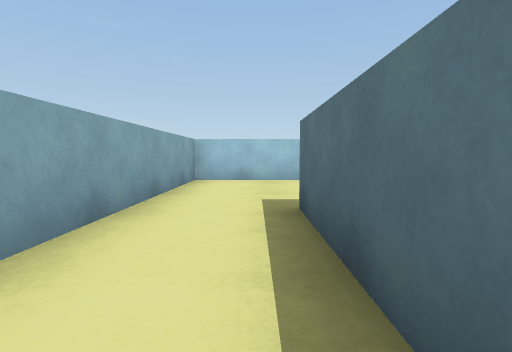
View 1 (above)

21 first-person views from a walk through a scene from a Unity 3-D project. The camera is 0.31 m above the floor, tilts 4° down and sees 80° across. The floor is counted in squares, 0.5 m on a side. Each view is taken from the middle of a square. On the plan, view 1 faces up. The plan holds only what a view shows up to about 9 squares ahead; the rest is blank. The place goes on beyond the plan. The player character is not drawn. Surface patterns are stand-ins for the level's own textures.

View 2
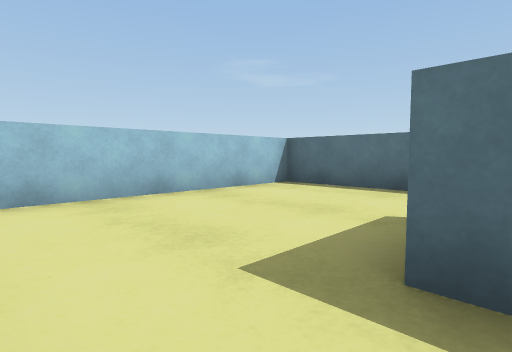

View 3
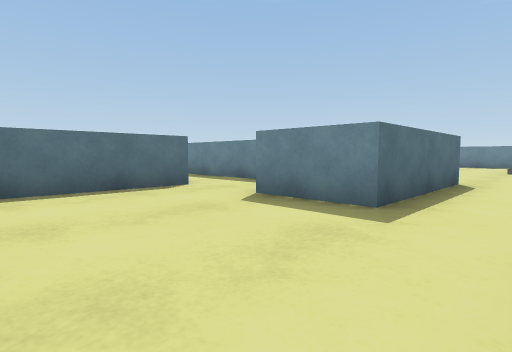

View 4
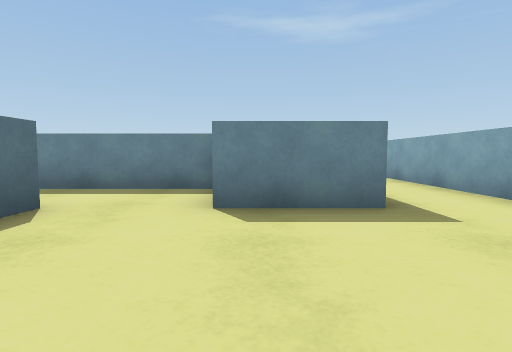

View 5
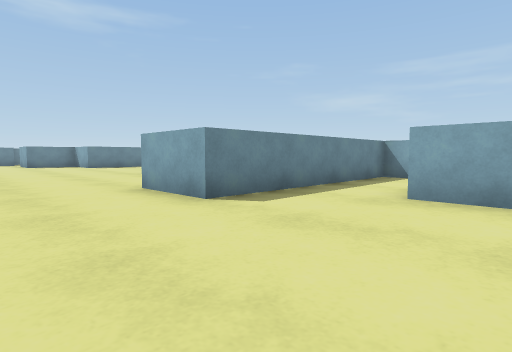

View 6
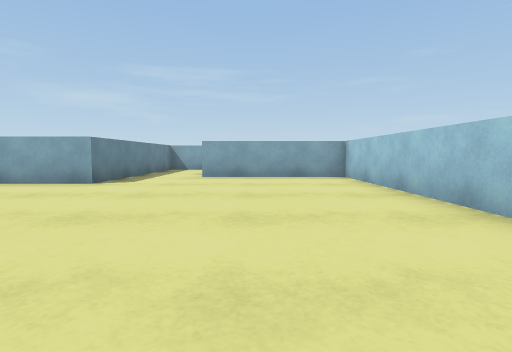

View 7
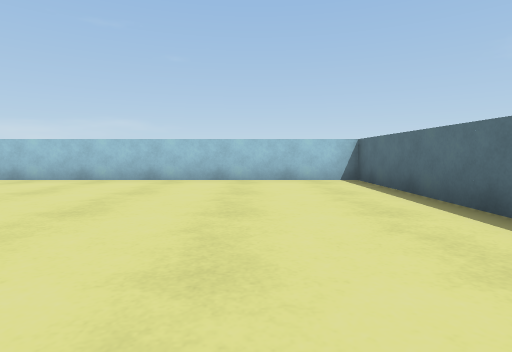

View 8
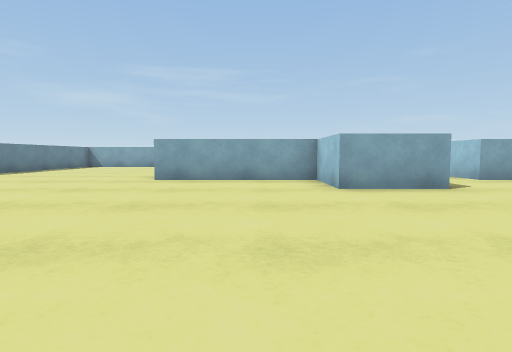

View 9
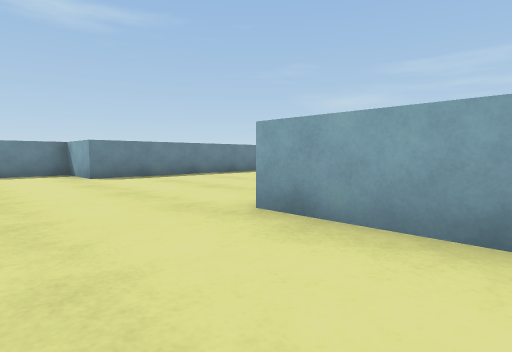

View 10
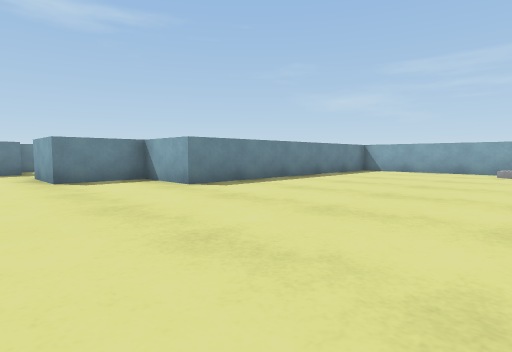

View 11
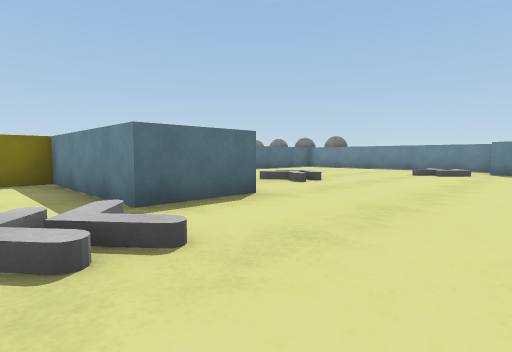

View 12
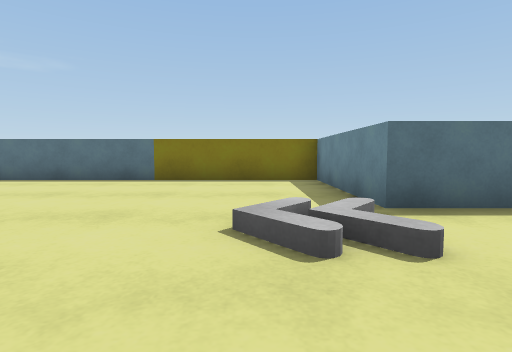

View 13
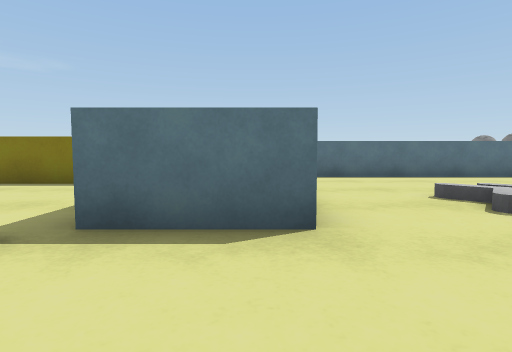

View 14
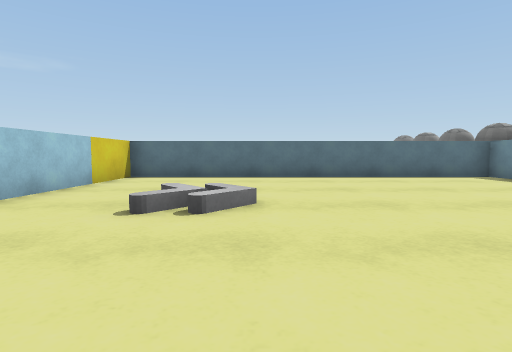

View 15
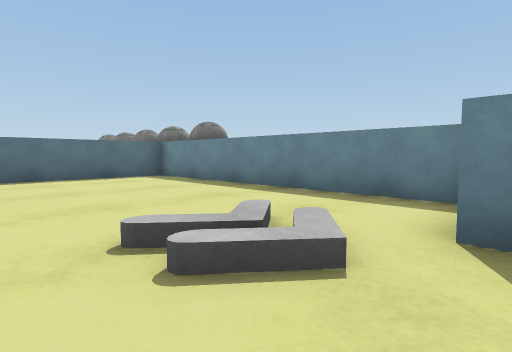

View 16
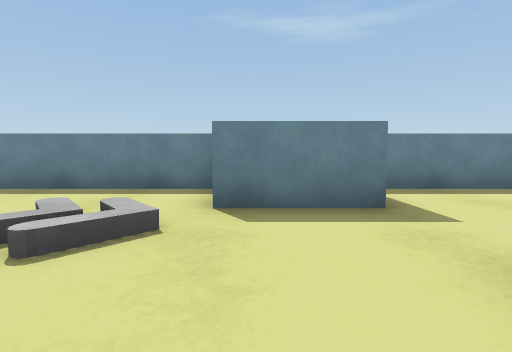

View 17
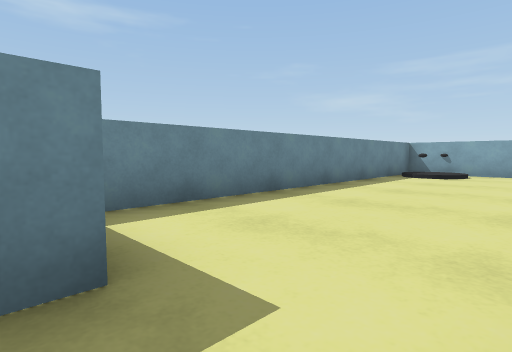

View 18
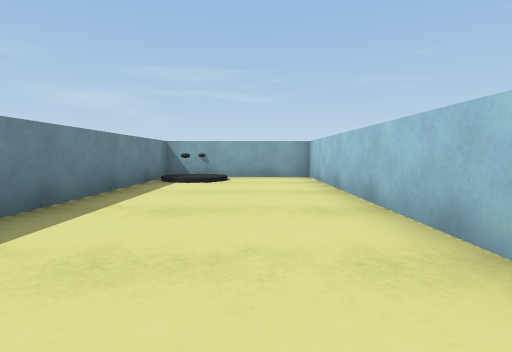

View 19
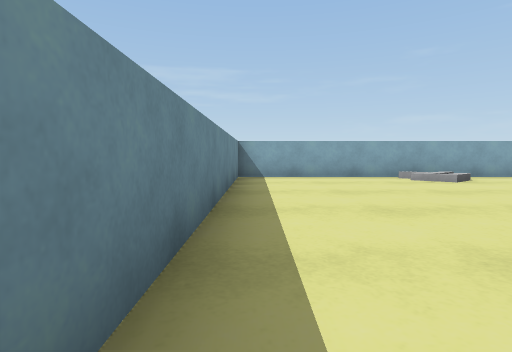

View 20
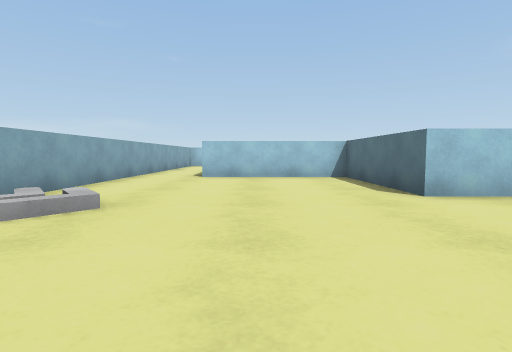

View 21
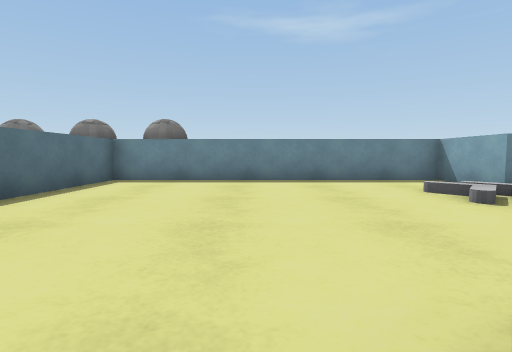

### Floor plan
Key: @ floor where view 1 was taken; # wall or solid block; . floor; / step, stairs or slope; ^ raised ledge; B ball; O other object.
Columns run from 2 left of view 1 to 21 right of it. Each row starts with its distance up from view 1.
  8 ###################^
  7 #......##..........^
  6 #......##..........^
  5 #......##..........^
  4 #......##..........^
  3 #..OO..............#
  2 #..OO..............#
  1 #..########........#
  0 #.@########.... ...#
 -1 #......##..........#
 -2 #......##..........#
 -3 #......##..........#
 -4 #......##..........#
 -5 #//..........//....#
 -6 #//..........//....#
 -7 #..............#####
 -8 #..............#######
 -9 #....................#
-10 #....................#
-11  ^^^^^^^^......//....#
-12         ^......./....#
-13         ^OO..........#
-14 ^^^^^^^^ OO..........#
-15 #............//......#
-16 #............//......#
-17 #OOO.......OO........#
-18 #OOO.......OO........#
-19 ###################BBBBB
-20                    BBBBB

Where each view was taken, in squares from view 1:
view 1: 0 up, 0 right, facing up
view 2: 3 up, 1 left, facing up-right
view 3: 7 up, 1 left, facing down-right
view 4: 7 up, 2 right, facing down
view 5: 5 up, 11 right, facing down-left
view 6: 5 up, 15 right, facing left
view 7: 0 up, 14 right, facing up
view 8: 2 down, 14 right, facing left
view 9: 2 down, 9 right, facing down-left
view 10: 5 down, 10 right, facing down-left
view 11: 5 down, 9 right, facing down-right
view 12: 5 down, 9 right, facing right
view 13: 8 down, 10 right, facing right
view 14: 12 down, 10 right, facing right
view 15: 14 down, 10 right, facing down-right
view 16: 13 down, 10 right, facing down
view 17: 15 down, 9 right, facing down-left
view 18: 16 down, 7 right, facing left
view 19: 10 down, 7 right, facing left
view 20: 9 down, 2 right, facing up
view 21: 11 down, 15 right, facing down
